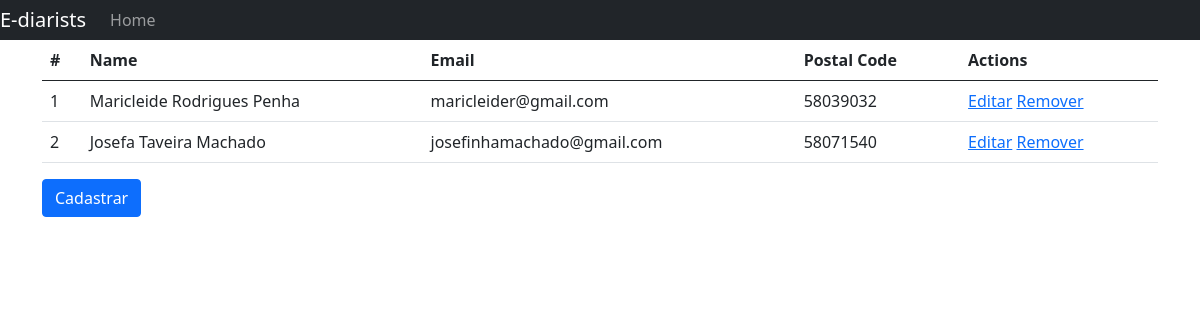
The app's page /ediarists/list_diarists with its own data.
### ediarists_adm/models.py (models this page shows)
class Diarist(models.Model):
    full_name = models.CharField(max_length=100, null=False, blank=False)
    cpf = models.CharField(max_length=11, null=False, blank=False, unique=True)
    email = models.EmailField(null=False, blank=False, unique=True)
    phone = models.CharField(max_length=11, null=False, blank=False)
    address = models.CharField(max_length=60, null=False, blank=False)
    address_number = models.IntegerField(null=False, blank=False)
    neighborhood = models.CharField(max_length=30, null=False, blank=False)
    complement = models.CharField(max_length=100, null=False, blank=True)
    postal_code = models.CharField(max_length=8, null=False, blank=False)
    state = models.CharField(max_length=2, null=False, blank=False)
    ibge_code = models.IntegerField(null=False, blank=False)
    user_photo = models.ImageField(null=False)

### ediarists_adm/views.py (the view)
# urls.py: path('list_diarists', list_diarists, name='list_diarists'),
def list_diarists(req):
    diarists = Diarist.objects.all()
    return render(req, 'diarists_list.html', {'diarists': diarists})

### ediarists_adm/templates/diarists_list.html
{% extends 'base.html' %}
{% load easy_mask %}
{% block content %}
    <table class="table">
        <thead>
            <tr>
                <th>#</th>
                <th>Name</th>
                <th>Email</th>
                <th>Postal Code</th>
                <th>Actions</th>
            </tr>
        </thead>
        <tbody>
            {% for diarist in diarists  %}
                <tr>
                    <td>{{diarist.id}}</td>
                    <td>{{diarist.full_name}}</td>
                    <td>{{diarist.email}}</td>
                    <td>{{diarist.postal_code | cep }}</td>
                    <td>
                        <a href="{% url 'edit_diarist' diarist.id %}">Editar</a>
                        <a href="{% url 'remove_diarist' diarist.id %}">Remover</a>
                    </td>
                </tr>
            {% endfor %}
        </tbody>
    </table>
    <a href="{% url 'register_diarist' %}" class="btn btn-primary">
        Cadastrar
    </a>
{% endblock content %}

### ediarists_adm/templates/base.html (shortened to what this page needs)
<!DOCTYPE html>
<html lang="en">
<head>
    <link rel="stylesheet" href="https://cdn.jsdelivr.net/npm/bootstrap@5.0.1/dist/css/bootstrap.min.css">
</head>
<body>
    <nav class="nav navbar-expand-md navbar-dark bg-dark md-4">
        <a href="#" class="navbar-brand">E-diarists</a>
        <div class="collapse navbar-collapse" id="navbarCollapse">
            <ul class="navbar-nav mr-auto">
                <li class="nav-item active">
                    <a href="{% url 'list_diarists' %}" class="nav-link">Home</a>
                </li>
            </ul>
        </div>
    </nav>
    <main role="main" class="container">
        {% block content %}
        {% endblock content %}
    </main>
</body>
</html>

### records on screen
Diarist: id "1", full_name "Maricleide Rodrigues Penha", email "maricleider@gmail.com", postal_code|cep "58039032"
Diarist: id "2", full_name "Josefa Taveira Machado", email "josefinhamachado@gmail.com", postal_code|cep "58071540"
